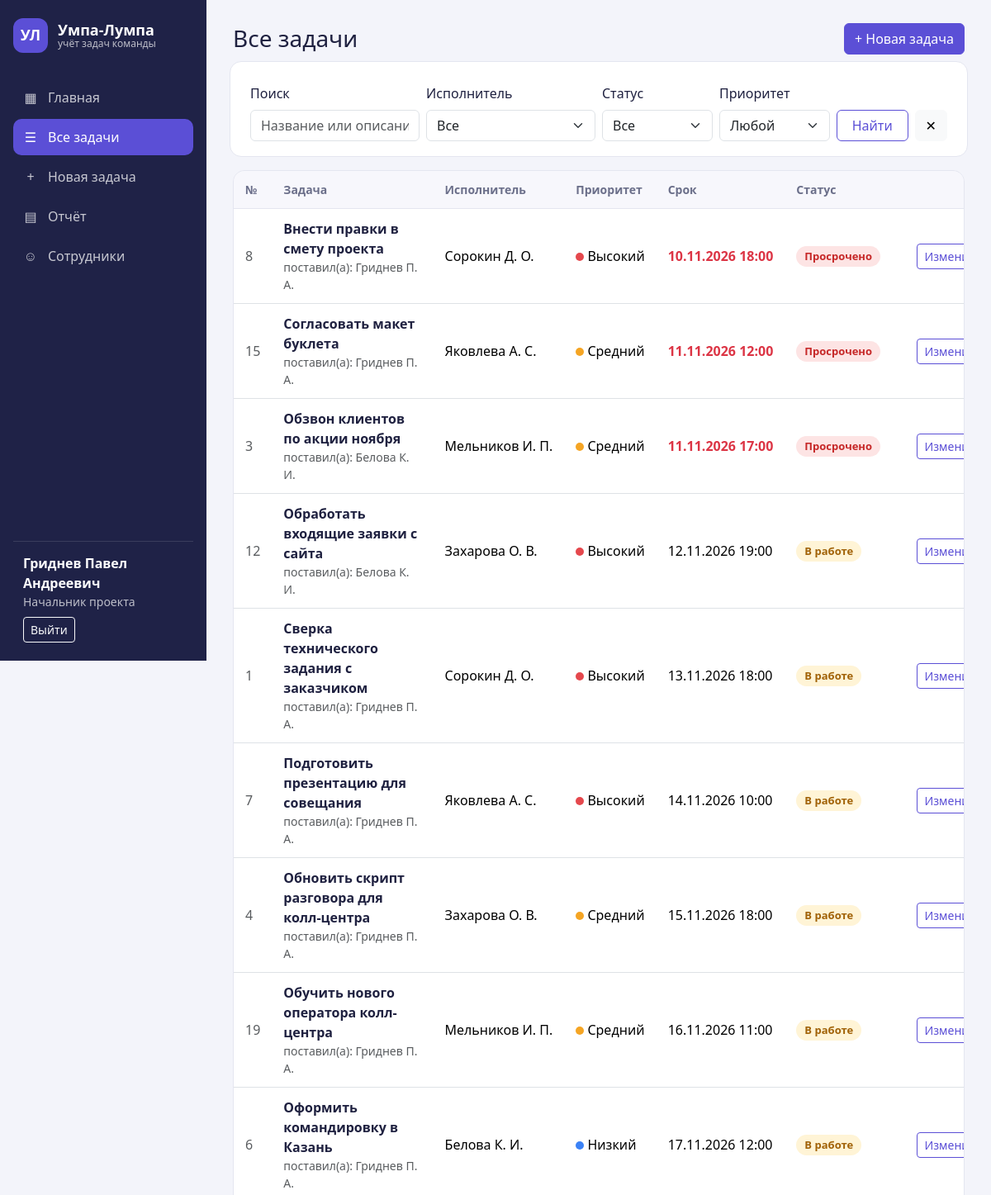
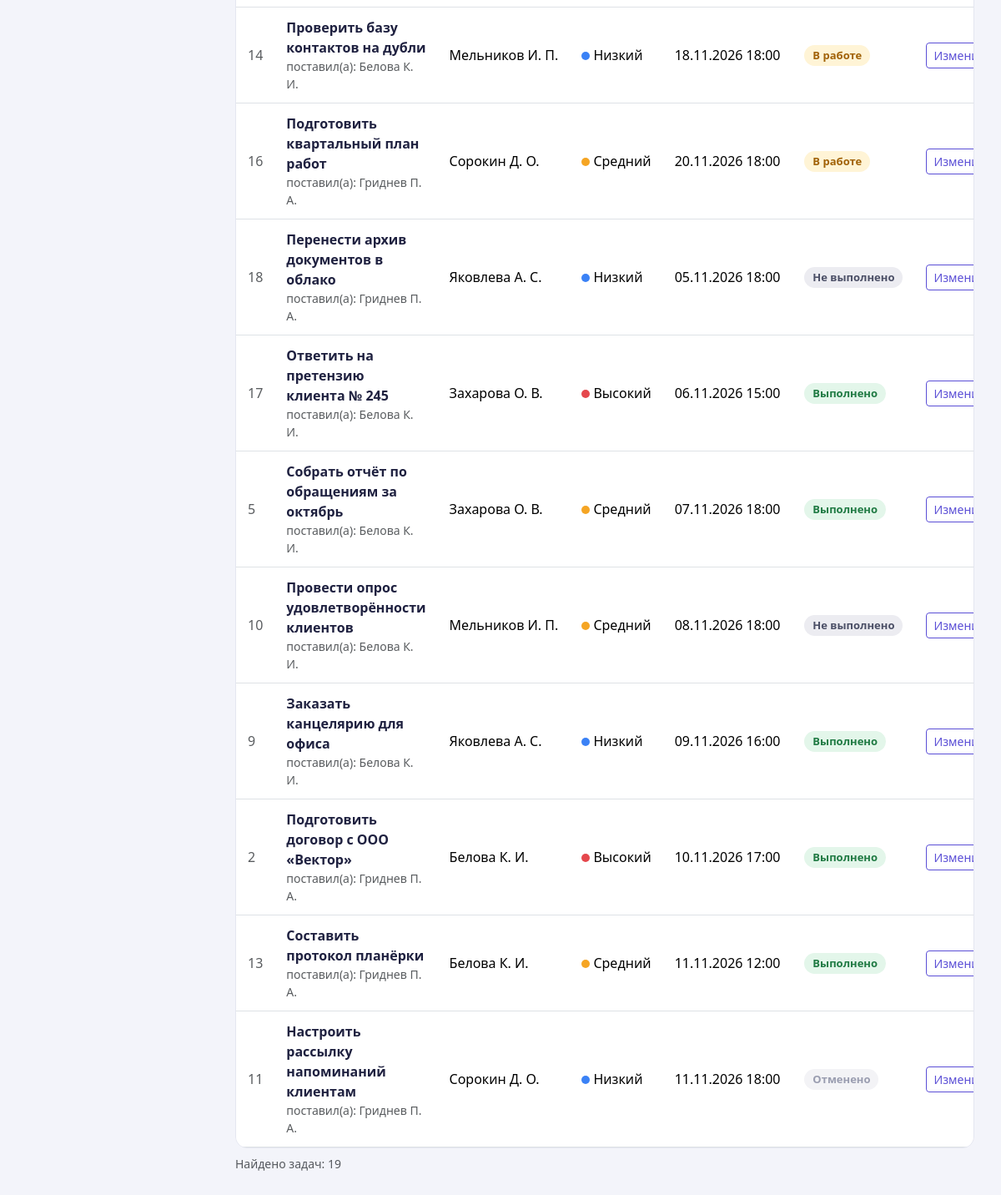
Screenshot of /site/tasks.php (signed in) with the database file from the repository (2 pictures, top to bottom).
### tables this page shows
CREATE TABLE tasks (
    id          INT UNSIGNED AUTO_INCREMENT PRIMARY KEY,
    title       VARCHAR(255) NOT NULL,
    description TEXT,
    author_id   INT UNSIGNED NOT NULL,
    executor_id INT UNSIGNED NOT NULL,
    status_id   INT UNSIGNED NOT NULL DEFAULT 1,
    priority    ENUM('Высокий', 'Средний', 'Низкий') NOT NULL DEFAULT 'Средний',
    deadline    DATETIME NOT NULL,
    created_at  DATETIME NOT NULL DEFAULT CURRENT_TIMESTAMP,
    updated_at  DATETIME NULL ON UPDATE CURRENT_TIMESTAMP,
    FOREIGN KEY (author_id) REFERENCES users (id) ON DELETE RESTRICT,
    FOREIGN KEY (executor_id) REFERENCES users (id) ON DELETE RESTRICT,
    FOREIGN KEY (status_id) REFERENCES task_statuses (id) ON DELETE RESTRICT
);

CREATE TABLE users (
    id            INT UNSIGNED AUTO_INCREMENT PRIMARY KEY,
    login         VARCHAR(50)  NOT NULL UNIQUE,
    password_hash VARCHAR(255) NOT NULL,
    fio           VARCHAR(100) NOT NULL,
    role_id       INT UNSIGNED NOT NULL,
    FOREIGN KEY (role_id) REFERENCES roles (id) ON DELETE RESTRICT
);

### site/auth.php (called while the page is built, shortened)
<?php
function canManage()
{
    return in_array($_SESSION['role_id'], [1, 2]);
}

### site/db.php (called while the page is built, shortened)
<?php
$priorities = ['Высокий', 'Средний', 'Низкий'];
$taskSql = "SELECT t.*, s.name AS status_name, e.fio AS executor, a.fio AS author
            FROM tasks t
            JOIN task_statuses s ON s.id = t.status_id
            JOIN users e ON e.id = t.executor_id
            JOIN users a ON a.id = t.author_id";
function taskState($task)
{
    if ($task['status_id'] == 1 && $task['deadline'] && strtotime($task['deadline']) < time()) {
        return ['Просрочено', 'st-overdue'];
    }
    $classes = [1 => 'st-work', 2 => 'st-done', 3 => 'st-fail', 4 => 'st-cancel'];
    return [$task['status_name'], $classes[$task['status_id']] ?? ''];
}
function shortFio($fio)
{
    $parts = explode(' ', $fio);
    $short = $parts[0];
    foreach (array_slice($parts, 1) as $part) {
        $short .= ' ' . mb_substr($part, 0, 1) . '.';
    }
    return $short;
}
function dt($value)
{
    return $value ? date('d.m.Y H:i', strtotime($value)) : '—';
}

### site/tasks.php (the view, shortened to what this page needs)
<?php
require 'auth.php';
require 'db.php';
$q = trim($_GET['q'] ?? '');
$params = [];
$sql = $taskSql;
$sql .= ' ORDER BY t.status_id <> 1, t.deadline IS NULL, t.deadline, t.id';
$stmt = $pdo->prepare($sql);
$stmt->execute($params);
$tasks = $stmt->fetchAll();
$title = canManage() ? 'Все задачи' : 'Мои задачи';
require 'header.php';
?>
<div class="d-flex justify-content-between align-items-center mb-3">
    <h3 class="mb-0"><?= $title ?></h3>
    <?php if (canManage()): ?>
        <a class="btn btn-primary" href="task_add.php">+ Новая задача</a>
    <?php endif; ?>
</div>
<form class="panel filters row g-2 align-items-end mb-3" method="get">
    <div class="col-md-3">
        <label class="form-label" for="q">Поиск</label>
        <input class="form-control" id="q" name="q" placeholder="Название или описание" value="<?= htmlspecialchars($q) ?>">
    </div>
    <?php if (canManage()): ?>
        <div class="col-md-3">
            <label class="form-label" for="executor">Исполнитель</label>
            <select class="form-select" id="executor" name="executor">
                <option value="0">Все</option>
            </select>
        </div>
    <?php endif; ?>
    <div class="col-md-2">
        <label class="form-label" for="status">Статус</label>
        <select class="form-select" id="status" name="status">
            <option value="">Все</option>
        </select>
    </div>
    <div class="col-md-2">
        <label class="form-label" for="priority">Приоритет</label>
        <select class="form-select" id="priority" name="priority">
            <option value="">Любой</option>
        </select>
    </div>
    <div class="col-md-2 d-flex gap-2">
        <button class="btn btn-outline-primary flex-grow-1">Найти</button>
        <a class="btn btn-light" href="tasks.php" title="Сбросить">✕</a>
    </div>
</form>
<div class="table-responsive panel p-0">
    <table class="table table-hover align-middle mb-0 task-table">
        <thead>
            <tr><th>№</th><th>Задача</th><th>Исполнитель</th><th>Приоритет</th><th>Срок</th><th>Статус</th><th></th></tr>
        </thead>
        <tbody>
        <?php foreach ($tasks as $task): [$state, $class] = taskState($task); $id = $task['id']; ?>
            <tr>
                <td class="text-muted"><?= $id ?></td>
                <td>
                    <a class="task-link" href="task_view.php?id=<?= $id ?>"><?= htmlspecialchars($task['title']) ?></a>
                    <small class="d-block text-muted">поставил(а): <?= htmlspecialchars(shortFio($task['author'])) ?></small>
                </td>
                <td class="text-nowrap"><?= htmlspecialchars(shortFio($task['executor'])) ?></td>
                <td class="text-nowrap"><span class="prio prio-<?= array_search($task['priority'], $priorities) ?>"></span> <?= $task['priority'] ?></td>
                <td class="text-nowrap <?= $class === 'st-overdue' ? 'text-danger fw-semibold' : '' ?>"><?= dt($task['deadline']) ?></td>
                <td><span class="badge-st <?= $class ?>"><?= $state ?></span></td>
                <td class="text-nowrap text-end">
                    <?php if (canManage()): ?>
                        <a class="btn btn-sm btn-outline-primary" href="task_edit.php?id=<?= $id ?>">Изменить</a>
                    <?php endif; ?>
                </td>
            </tr>
        <?php endforeach; ?>
        </tbody>
    </table>
</div>
<p class="text-muted small mt-2">Найдено задач: <?= count($tasks) ?></p>
<?php require 'footer.php'; ?>

### site/css/style.css (style rules this page uses)
:root { --side: #1f2247; --accent: #5b4fd6; --accent-dark: #483cc0; --bg: #f3f4fa; --line: #e4e6f0; }
body { background: var(--bg); color: #1f2140; }
a { color: var(--accent); }
.btn-primary { --bs-btn-bg: var(--accent); --bs-btn-border-color: var(--accent); --bs-btn-hover-bg: var(--accent-dark); --bs-btn-hover-border-color: var(--accent-dark); --bs-btn-active-bg: var(--accent-dark); }
.btn-outline-primary { --bs-btn-color: var(--accent); --bs-btn-border-color: var(--accent); --bs-btn-hover-bg: var(--accent); --bs-btn-hover-border-color: var(--accent); }
.panel, .stat { background: #fff; border: 1px solid var(--line); border-radius: 14px; padding: 18px 20px; }
.task-table thead th { background: #f7f7fc; color: #6b6f8a; font-weight: 600; font-size: 14px; border-bottom: 1px solid var(--line); }
.task-table td, .task-table th { padding: 12px 14px; }
.task-link { font-weight: 600; color: #1f2140; text-decoration: none; }
.badge-st { display: inline-block; padding: 3px 10px; border-radius: 20px; font-size: 13px; font-weight: 600; white-space: nowrap; }
.st-work { background: #fff4d6; color: #a16207; }
.st-done { background: #e3f6ea; color: #1f7a43; }
.st-overdue { background: #fde4e4; color: #c62828; }
.st-fail { background: #ececf1; color: #4b4f66; }
.st-cancel { background: #f3f3f6; color: #9a9db0; }
.prio { display: inline-block; width: 10px; height: 10px; border-radius: 50%; flex-shrink: 0; }
.prio-0 { background: #e5484d; }
.prio-1 { background: #f5a524; }
.prio-2 { background: #3b82f6; }

### rows the page displays
tasks: id "8", title "Внести правки в смету проекта", author.fio "Гриднев П. А.", executor.fio "Сорокин Д. О.", priority "Высокий", deadline "10.11.2026 18:00", state "Просрочено"
tasks: id "15", title "Согласовать макет буклета", author.fio "Гриднев П. А.", executor.fio "Яковлева А. С.", priority "Средний", deadline "11.11.2026 12:00", state "Просрочено"
tasks: id "3", title "Обзвон клиентов по акции ноября", author.fio "Белова К. И.", executor.fio "Мельников И. П.", priority "Средний", deadline "11.11.2026 17:00", state "Просрочено"
tasks: id "12", title "Обработать входящие заявки с сайта", author.fio "Белова К. И.", executor.fio "Захарова О. В.", priority "Высокий", deadline "12.11.2026 19:00", state "В работе"
tasks: id "1", title "Сверка технического задания с заказчиком", author.fio "Гриднев П. А.", executor.fio "Сорокин Д. О.", priority "Высокий", deadline "13.11.2026 18:00", state "В работе"
tasks: id "7", title "Подготовить презентацию для совещания", author.fio "Гриднев П. А.", executor.fio "Яковлева А. С.", priority "Высокий", deadline "14.11.2026 10:00", state "В работе"
tasks: id "4", title "Обновить скрипт разговора для колл-центра", author.fio "Гриднев П. А.", executor.fio "Захарова О. В.", priority "Средний", deadline "15.11.2026 18:00", state "В работе"
tasks: id "19", title "Обучить нового оператора колл-центра", author.fio "Гриднев П. А.", executor.fio "Мельников И. П.", priority "Средний", deadline "16.11.2026 11:00", state "В работе"
tasks: id "6", title "Оформить командировку в Казань", author.fio "Гриднев П. А.", executor.fio "Белова К. И.", priority "Низкий", deadline "17.11.2026 12:00", state "В работе"
tasks: id "14", title "Проверить базу контактов на дубли", author.fio "Белова К. И.", executor.fio "Мельников И. П.", priority "Низкий", deadline "18.11.2026 18:00", state "В работе"
tasks: id "16", title "Подготовить квартальный план работ", author.fio "Гриднев П. А.", executor.fio "Сорокин Д. О.", priority "Средний", deadline "20.11.2026 18:00", state "В работе"
tasks: id "18", title "Перенести архив документов в облако", author.fio "Гриднев П. А.", executor.fio "Яковлева А. С.", priority "Низкий", deadline "05.11.2026 18:00", state "Не выполнено"
tasks: id "17", title "Ответить на претензию клиента № 245", author.fio "Белова К. И.", executor.fio "Захарова О. В.", priority "Высокий", deadline "06.11.2026 15:00", state "Выполнено"
tasks: id "5", title "Собрать отчёт по обращениям за октябрь", author.fio "Белова К. И.", executor.fio "Захарова О. В.", priority "Средний", deadline "07.11.2026 18:00", state "Выполнено"
tasks: id "10", title "Провести опрос удовлетворённости клиентов", author.fio "Белова К. И.", executor.fio "Мельников И. П.", priority "Средний", deadline "08.11.2026 18:00", state "Не выполнено"
tasks: id "9", title "Заказать канцелярию для офиса", author.fio "Белова К. И.", executor.fio "Яковлева А. С.", priority "Низкий", deadline "09.11.2026 16:00", state "Выполнено"
tasks: id "2", title "Подготовить договор с ООО «Вектор»", author.fio "Гриднев П. А.", executor.fio "Белова К. И.", priority "Высокий", deadline "10.11.2026 17:00", state "Выполнено"
tasks: id "13", title "Составить протокол планёрки", author.fio "Гриднев П. А.", executor.fio "Белова К. И.", priority "Средний", deadline "11.11.2026 12:00", state "Выполнено"
tasks: id "11", title "Настроить рассылку напоминаний клиентам", author.fio "Гриднев П. А.", executor.fio "Сорокин Д. О.", priority "Низкий", deadline "11.11.2026 18:00", state "Отменено"

### other values shown
$icon "▦"
$name "Главная"
$icon "☰"
$name "Все задачи"
$icon "+"
$name "Новая задача"
$icon "▤"
$name "Отчёт"
$icon "☺"
$name "Сотрудники"
$_SESSION['fio'] "Гриднев Павел Андреевич"
$_SESSION['role_name'] "Начальник проекта"
$title "Все задачи"
count($tasks) "19"
